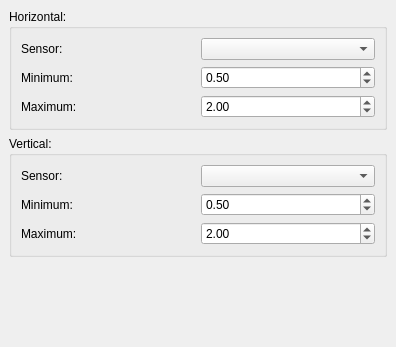
<ui version="4.0" >
 <class>SizeTransformationEditor</class>
 <widget class="QWidget" name="SizeTransformationEditor" >
  <property name="geometry" >
   <rect>
    <x>0</x>
    <y>0</y>
    <width>396</width>
    <height>347</height>
   </rect>
  </property>
  <layout class="QVBoxLayout" >
   <property name="spacing" >
    <number>6</number>
   </property>
   <property name="leftMargin" >
    <number>9</number>
   </property>
   <property name="topMargin" >
    <number>9</number>
   </property>
   <property name="rightMargin" >
    <number>9</number>
   </property>
   <property name="bottomMargin" >
    <number>9</number>
   </property>
   <item>
    <widget class="QGroupBox" name="groupBox" >
     <property name="title" >
      <string>Horizontal:</string>
     </property>
     <layout class="QVBoxLayout" >
      <property name="spacing" >
       <number>6</number>
      </property>
      <property name="leftMargin" >
       <number>9</number>
      </property>
      <property name="topMargin" >
       <number>9</number>
      </property>
      <property name="rightMargin" >
       <number>9</number>
      </property>
      <property name="bottomMargin" >
       <number>9</number>
      </property>
      <item>
       <layout class="QHBoxLayout" >
        <property name="spacing" >
         <number>6</number>
        </property>
        <property name="leftMargin" >
         <number>0</number>
        </property>
        <property name="topMargin" >
         <number>0</number>
        </property>
        <property name="rightMargin" >
         <number>0</number>
        </property>
        <property name="bottomMargin" >
         <number>0</number>
        </property>
        <item>
         <widget class="QLabel" name="label" >
          <property name="text" >
           <string>Sensor:</string>
          </property>
         </widget>
        </item>
        <item>
         <widget class="KisSensorSelector" name="comboBoxHorizontalSensor" />
        </item>
       </layout>
      </item>
      <item>
       <layout class="QHBoxLayout" >
        <property name="spacing" >
         <number>6</number>
        </property>
        <property name="leftMargin" >
         <number>0</number>
        </property>
        <property name="topMargin" >
         <number>0</number>
        </property>
        <property name="rightMargin" >
         <number>0</number>
        </property>
        <property name="bottomMargin" >
         <number>0</number>
        </property>
        <item>
         <widget class="QLabel" name="label_3" >
          <property name="text" >
           <string>Minimum:</string>
          </property>
         </widget>
        </item>
        <item>
         <widget class="QDoubleSpinBox" name="spinBoxHorizontalMinimum" >
          <property name="maximum" >
           <double>2.000000000000000</double>
          </property>
          <property name="value" >
           <double>0.500000000000000</double>
          </property>
         </widget>
        </item>
       </layout>
      </item>
      <item>
       <layout class="QHBoxLayout" >
        <property name="spacing" >
         <number>6</number>
        </property>
        <property name="leftMargin" >
         <number>0</number>
        </property>
        <property name="topMargin" >
         <number>0</number>
        </property>
        <property name="rightMargin" >
         <number>0</number>
        </property>
        <property name="bottomMargin" >
         <number>0</number>
        </property>
        <item>
         <widget class="QLabel" name="label_4" >
          <property name="text" >
           <string>Maximum:</string>
          </property>
         </widget>
        </item>
        <item>
         <widget class="QDoubleSpinBox" name="spinBoxHorizontalMaximum" >
          <property name="maximum" >
           <double>4.000000000000000</double>
          </property>
          <property name="value" >
           <double>2.000000000000000</double>
          </property>
         </widget>
        </item>
       </layout>
      </item>
     </layout>
    </widget>
   </item>
   <item>
    <widget class="QGroupBox" name="groupBox_2" >
     <property name="title" >
      <string>Vertical:</string>
     </property>
     <layout class="QVBoxLayout" >
      <property name="spacing" >
       <number>6</number>
      </property>
      <property name="leftMargin" >
       <number>9</number>
      </property>
      <property name="topMargin" >
       <number>9</number>
      </property>
      <property name="rightMargin" >
       <number>9</number>
      </property>
      <property name="bottomMargin" >
       <number>9</number>
      </property>
      <item>
       <layout class="QHBoxLayout" >
        <property name="spacing" >
         <number>6</number>
        </property>
        <property name="leftMargin" >
         <number>0</number>
        </property>
        <property name="topMargin" >
         <number>0</number>
        </property>
        <property name="rightMargin" >
         <number>0</number>
        </property>
        <property name="bottomMargin" >
         <number>0</number>
        </property>
        <item>
         <widget class="QLabel" name="label_2" >
          <property name="text" >
           <string>Sensor:</string>
          </property>
         </widget>
        </item>
        <item>
         <widget class="KisSensorSelector" name="comboBoxVerticalSensor" />
        </item>
       </layout>
      </item>
      <item>
       <layout class="QHBoxLayout" >
        <property name="spacing" >
         <number>6</number>
        </property>
        <property name="leftMargin" >
         <number>0</number>
        </property>
        <property name="topMargin" >
         <number>0</number>
        </property>
        <property name="rightMargin" >
         <number>0</number>
        </property>
        <property name="bottomMargin" >
         <number>0</number>
        </property>
        <item>
         <widget class="QLabel" name="label_5" >
          <property name="text" >
           <string>Minimum:</string>
          </property>
         </widget>
        </item>
        <item>
         <widget class="QDoubleSpinBox" name="spinBoxVerticalMinimum" >
          <property name="maximum" >
           <double>2.000000000000000</double>
          </property>
          <property name="value" >
           <double>0.500000000000000</double>
          </property>
         </widget>
        </item>
       </layout>
      </item>
      <item>
       <layout class="QHBoxLayout" >
        <property name="spacing" >
         <number>6</number>
        </property>
        <property name="leftMargin" >
         <number>0</number>
        </property>
        <property name="topMargin" >
         <number>0</number>
        </property>
        <property name="rightMargin" >
         <number>0</number>
        </property>
        <property name="bottomMargin" >
         <number>0</number>
        </property>
        <item>
         <widget class="QLabel" name="label_6" >
          <property name="text" >
           <string>Maximum:</string>
          </property>
         </widget>
        </item>
        <item>
         <widget class="QDoubleSpinBox" name="spinBoxVerticalMaximum" >
          <property name="maximum" >
           <double>4.000000000000000</double>
          </property>
          <property name="value" >
           <double>2.000000000000000</double>
          </property>
         </widget>
        </item>
       </layout>
      </item>
     </layout>
    </widget>
   </item>
   <item>
    <spacer>
     <property name="orientation" >
      <enum>Qt::Vertical</enum>
     </property>
     <property name="sizeHint" >
      <size>
       <width>281</width>
       <height>16</height>
      </size>
     </property>
    </spacer>
   </item>
  </layout>
 </widget>
 <customwidgets>
  <customwidget>
   <class>KisSensorSelector</class>
   <extends>QComboBox</extends>
   <header>kis_sensor_selector.h</header>
  </customwidget>
 </customwidgets>
 <resources/>
 <connections/>
</ui>
